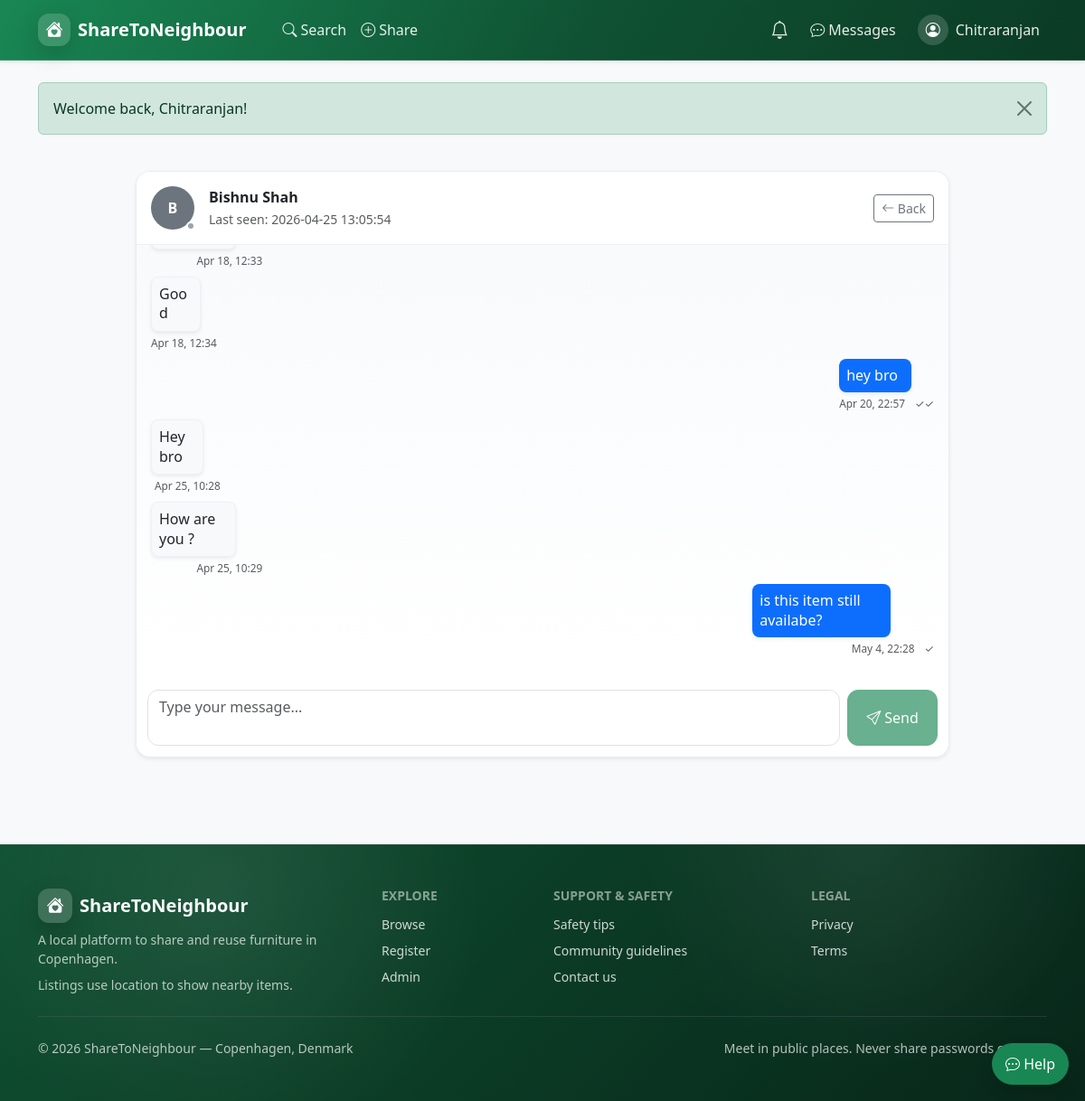
Screenshot of /chat_thread.php?user=16 (signed in) with the database file from the repository.
### tables this page shows
CREATE TABLE `users` (
  `id` int(11) NOT NULL,
  `username` varchar(50) NOT NULL,
  `email` varchar(100) NOT NULL,
  `password_hash` varchar(250) DEFAULT NULL,
  `full_name` varchar(100) NOT NULL,
  `address` varchar(255) DEFAULT NULL,
  `latitude` decimal(10,8) DEFAULT 55.67610000,
  `longitude` decimal(11,8) DEFAULT 12.56830000,
  `avatar` varchar(255) DEFAULT 'default_avatar.png',
  `role` enum('user','admin') NOT NULL DEFAULT 'user',
  `created_at` timestamp NOT NULL DEFAULT current_timestamp(),
  `updated_at` timestamp NOT NULL DEFAULT current_timestamp() ON UPDATE current_timestamp(),
  `email_notifications` tinyint(1) NOT NULL DEFAULT 1,
  `postal_code` varchar(10) NOT NULL,
  `is_online` tinyint(1) NOT NULL DEFAULT 0,
  `last_seen` datetime DEFAULT NULL,
  `is_active` tinyint(1) NOT NULL DEFAULT 1,
  `disabled_at` datetime DEFAULT NULL,
  `disabled_reason` varchar(255) DEFAULT NULL,
  `reset_token_hash` varchar(64) DEFAULT NULL,
  `reset_token_expires_at` datetime DEFAULT NULL
);

CREATE TABLE `messages` (
  `id` int(11) NOT NULL,
  `sender_id` int(11) NOT NULL,
  `receiver_id` int(11) NOT NULL,
  `item_id` int(11) DEFAULT NULL,
  `subject` varchar(200) NOT NULL,
  `body` text NOT NULL,
  `is_read` tinyint(1) DEFAULT 0,
  `created_at` timestamp NOT NULL DEFAULT current_timestamp()
);

### includes/config.php (called while the page is built, shortened)
<?php
function h(string $s): string {
    return htmlspecialchars($s, ENT_QUOTES, 'UTF-8');
}

### includes/auth.php (called while the page is built, shortened)
<?php
function currentUserId(): ?int {
    return $_SESSION['user_id'] ?? null;
}

### public/chat_thread.php (the view, shortened to what this page needs)
<?php
require_once __DIR__ . '/../includes/config.php';
require_once __DIR__ . '/../includes/auth.php';
require_once __DIR__ . '/../includes/mailer.php';
$uid = currentUserId();
$otherUserId = (int)($_GET['user'] ?? 0);
$stmt = $conn->prepare("SELECT id, username, full_name, is_online, last_seen FROM users WHERE id = ? LIMIT 1");
$stmt->bind_param('i', $otherUserId);
$stmt->execute();
$otherUser = $stmt->get_result()->fetch_assoc();
$stmt = $conn->prepare("
    SELECT id, sender_id, receiver_id, body, is_read, created_at
    FROM messages
    WHERE (sender_id = ? AND receiver_id = ?)
       OR (sender_id = ? AND receiver_id = ?)
    ORDER BY created_at ASC, id ASC
");
$stmt->bind_param('iiii', $uid, $otherUserId, $otherUserId, $uid);
$stmt->execute();
$messages = $stmt->get_result()->fetch_all(MYSQLI_ASSOC);
$name = trim((string)($otherUser['full_name'] ?: $otherUser['username']));
$initial = strtoupper(substr($name, 0, 1));
require_once __DIR__ . '/../includes/header.php';
?>
<div class="chat-shell container py-4">
    <div class="chat-card card mx-auto shadow-sm" style="max-width:900px;">
        <div class="chat-header card-header d-flex align-items-center justify-content-between py-3">
            <div class="d-flex align-items-center gap-2">
                <div class="avatar rounded-circle bg-secondary text-white d-inline-flex align-items-center justify-content-center fw-bold me-2" style="width:48px;height:48px;">
                    <?= h($initial) ?>
                    <span id="presenceDot" class="presence-dot <?= ((int)$otherUser['is_online'] === 1 ? 'presence-on' : 'presence-off') ?>"></span>
                </div>
                <div>
                    <div class="fw-semibold mb-0"><?= h($name) ?></div>
                    <small id="presenceText" class="text-muted">
                        <?= ((int)$otherUser['is_online'] === 1) ? 'Online' : ('Last seen: ' . h($otherUser['last_seen'] ?? 'unknown')) ?>
                    </small>
                </div>
            </div>
            <a href="<?= SITE_URL ?>/messages.php" class="btn btn-sm btn-outline-secondary">
                <i class="bi bi-arrow-left"></i> Back
            </a>
        </div>
        <div class="chat-body overflow-auto p-3 d-flex flex-column" id="chatBody" style="max-height:60vh;">
            <?php foreach ($messages as $m): ?>
                <?php $mine = ((int)$m['sender_id'] === $uid); ?>
                <div class="msg-row <?= $mine ? 'mine d-flex justify-content-end' : 'theirs d-flex justify-content-start' ?> mb-2" data-message-id="<?= (int)$m['id'] ?>">
                    <div class="d-inline-block">
                        <div class="msg-bubble p-2 rounded-3 shadow-sm <?= $mine ? 'bg-primary text-white' : 'bg-light text-dark' ?>"><?= h($m['body']) ?></div>
                        <div class="msg-time small text-muted mt-1 text-end">
                            <?= date('M j, H:i', strtotime($m['created_at'])) ?>
                            <?php if ($mine): ?>
                                <span class="tick ms-2" id="tick-<?= (int)$m['id'] ?>">
                                    <?= ((int)$m['is_read'] === 1) ? '✓✓' : '✓' ?>
                                </span>
                            <?php endif; ?>
                        </div>
                    </div>
                </div>
            <?php endforeach; ?>
        </div>
        <div class="chat-footer card-footer bg-white border-top-0">
            <form method="POST" id="chatForm" class="d-flex gap-2" autocomplete="off" novalidate>
                <textarea name="body" id="bodyInput" class="form-control chat-input" rows="2" required placeholder="Type your message..."></textarea>
                <button type="submit" class="btn btn-success send-btn">
                    <i class="bi bi-send"></i> Send
                </button>
            </form>
        </div>
    </div>
</div>
<?php require_once __DIR__ . '/../includes/footer.php'; ?>

### public/css/style.css (style rules this page uses)
.chat-shell { max-width: 980px; margin: 0 auto; }
.chat-card { border: 1px solid #e9ecef; border-radius: 16px; overflow: hidden; box-shadow: 0 2px 10px rgba(0,0,0,.04); background: #fff; }
.chat-header { padding: 14px 16px; border-bottom: 1px solid #eef1f4; background: #fff; }
.avatar { width: 38px; height: 38px; border-radius: 50%; display: inline-flex; align-items: center; justify-content: center; font-weight: 700; color: #fff; background: #198754; position: relative; }
.presence-dot { width: 10px; height: 10px; border-radius: 50%; position: absolute; right: -1px; bottom: -1px; border: 2px solid #fff; }
.presence-off { background: #9ca3af; }
.chat-body { height: 62vh; overflow-y: auto; padding: 16px; background: linear-gradient(180deg, #f8fafc 0%, #ffffff 100%); }
.msg-row { display: flex; margin-bottom: 10px; }
.msg-row.mine { justify-content: flex-end; }
.msg-row.theirs { justify-content: flex-start; }
.msg-bubble { max-width: 76%; border-radius: 14px; padding: 9px 12px; line-height: 1.35; word-break: break-word; white-space: pre-wrap; box-shadow: 0 1px 2px rgba(0,0,0,.06); }
.msg-row.mine .msg-bubble { background: #198754; color: #fff; border-bottom-right-radius: 6px; }
.msg-row.theirs .msg-bubble { background: #fff; color: #1f2937; border: 1px solid #eef1f4; border-bottom-left-radius: 6px; }
.msg-time { margin-top: 4px; font-size: .74rem; color: #6b7280; }
.msg-row.mine .msg-time { text-align: right; }
.chat-footer { padding: 12px; border-top: 1px solid #eef1f4; background: #fff; }
.chat-input { border-radius: 12px; resize: none; }
.send-btn { border-radius: 12px; min-width: 100px; }

### rows the page displays
users: full_name "B", full_name "Bishnu Shah", last_seen "2026-04-25 13:05:54"
messages: created_at "Apr 18, 12:33"
messages: body "Good", created_at "Apr 18, 12:34"
messages: body "hey bro", created_at "Apr 20, 22:57"
messages: body "Hey bro", created_at "Apr 25, 10:28"
messages: body "How are you ?", created_at "Apr 25, 10:29"
messages: body "is this item still availabe?", created_at "May 4, 22:28"

### other values shown
SITE_NAME "ShareToNeighbour"
currentUserName() "Chitraranjan"
$s "Welcome back, Chitraranjan!"
